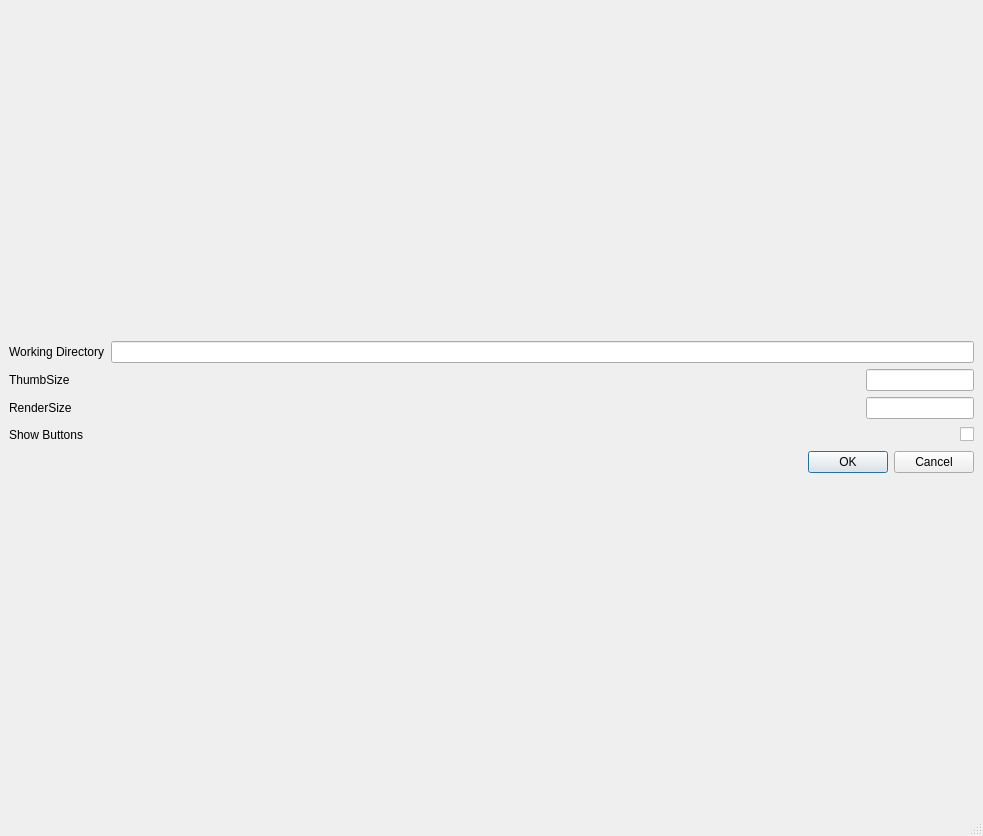
<?xml version="1.0" encoding="UTF-8"?>
<ui version="4.0">
 <class>MainWindow</class>
 <widget class="QMainWindow" name="MainWindow">
  <property name="geometry">
   <rect>
    <x>0</x>
    <y>0</y>
    <width>983</width>
    <height>836</height>
   </rect>
  </property>
  <property name="sizePolicy">
   <sizepolicy hsizetype="Preferred" vsizetype="Preferred">
    <horstretch>0</horstretch>
    <verstretch>0</verstretch>
   </sizepolicy>
  </property>
  <property name="minimumSize">
   <size>
    <width>500</width>
    <height>400</height>
   </size>
  </property>
  <property name="windowTitle">
   <string>MainWindow</string>
  </property>
  <widget class="QWidget" name="centralwidget">
   <property name="sizePolicy">
    <sizepolicy hsizetype="Expanding" vsizetype="Expanding">
     <horstretch>0</horstretch>
     <verstretch>0</verstretch>
    </sizepolicy>
   </property>
   <layout class="QVBoxLayout" name="verticalLayout">
    <item>
     <layout class="QVBoxLayout" name="verticalLayout_2">
      <item>
       <layout class="QHBoxLayout" name="horizontalLayout">
        <item>
         <widget class="QLabel" name="label">
          <property name="text">
           <string>Working Directory</string>
          </property>
         </widget>
        </item>
        <item>
         <widget class="QLineEdit" name="line_workdir">
          <property name="alignment">
           <set>Qt::AlignRight|Qt::AlignTrailing|Qt::AlignVCenter</set>
          </property>
         </widget>
        </item>
       </layout>
      </item>
      <item>
       <layout class="QHBoxLayout" name="horizontalLayout_2">
        <item>
         <widget class="QLabel" name="label_2">
          <property name="text">
           <string>ThumbSize</string>
          </property>
         </widget>
        </item>
        <item>
         <widget class="QLineEdit" name="line_thumbsize">
          <property name="sizePolicy">
           <sizepolicy hsizetype="Maximum" vsizetype="Fixed">
            <horstretch>0</horstretch>
            <verstretch>0</verstretch>
           </sizepolicy>
          </property>
          <property name="alignment">
           <set>Qt::AlignRight|Qt::AlignTrailing|Qt::AlignVCenter</set>
          </property>
         </widget>
        </item>
       </layout>
      </item>
      <item>
       <layout class="QHBoxLayout" name="horizontalLayout_4">
        <item>
         <widget class="QLabel" name="label_4">
          <property name="text">
           <string>RenderSize</string>
          </property>
         </widget>
        </item>
        <item>
         <widget class="QLineEdit" name="line_rendersize">
          <property name="sizePolicy">
           <sizepolicy hsizetype="Maximum" vsizetype="Fixed">
            <horstretch>0</horstretch>
            <verstretch>0</verstretch>
           </sizepolicy>
          </property>
          <property name="alignment">
           <set>Qt::AlignRight|Qt::AlignTrailing|Qt::AlignVCenter</set>
          </property>
         </widget>
        </item>
       </layout>
      </item>
      <item>
       <layout class="QHBoxLayout" name="horizontalLayout_3">
        <item>
         <widget class="QLabel" name="label_3">
          <property name="text">
           <string>Show Buttons</string>
          </property>
         </widget>
        </item>
        <item>
         <spacer name="horizontalSpacer">
          <property name="orientation">
           <enum>Qt::Horizontal</enum>
          </property>
          <property name="sizeHint" stdset="0">
           <size>
            <width>40</width>
            <height>20</height>
           </size>
          </property>
         </spacer>
        </item>
        <item>
         <widget class="QCheckBox" name="cb_buttons">
          <property name="statusTip">
           <string notr="true"/>
          </property>
          <property name="whatsThis">
           <string notr="true"/>
          </property>
          <property name="accessibleName">
           <string notr="true"/>
          </property>
          <property name="accessibleDescription">
           <string notr="true"/>
          </property>
          <property name="text">
           <string/>
          </property>
         </widget>
        </item>
       </layout>
      </item>
      <item>
       <widget class="QDialogButtonBox" name="buttonBox">
        <property name="standardButtons">
         <set>QDialogButtonBox::Cancel|QDialogButtonBox::Ok</set>
        </property>
       </widget>
      </item>
     </layout>
    </item>
   </layout>
  </widget>
  <widget class="QStatusBar" name="statusbar"/>
  <action name="action_HIP">
   <property name="text">
    <string>$HIP</string>
   </property>
  </action>
  <action name="action_HOME">
   <property name="text">
    <string>$HOME</string>
   </property>
  </action>
  <action name="actionCreate_Thumbs_for_Directory">
   <property name="text">
    <string>Recursively Create Thumbs for this Folder (slow)</string>
   </property>
  </action>
  <action name="actionRefresh_Current_Dir">
   <property name="text">
    <string>Recreate Thumbs for this Folder</string>
   </property>
  </action>
  <action name="actionClear_Thumb_Database">
   <property name="text">
    <string>Clear All Materials</string>
   </property>
  </action>
  <action name="action50">
   <property name="text">
    <string>50</string>
   </property>
  </action>
  <action name="actionAddFavourite">
   <property name="text">
    <string>Add Current Folder to Favourites</string>
   </property>
  </action>
  <action name="actionStartup">
   <property name="text">
    <string>Set Current Library as Default</string>
   </property>
  </action>
  <action name="actionRemFavourite">
   <property name="text">
    <string>Remove Current Folder from Favourites</string>
   </property>
  </action>
  <action name="action_updateAll">
   <property name="text">
    <string>Update All Materials</string>
   </property>
  </action>
  <action name="action_setDefault">
   <property name="text">
    <string>Set Current Library as Default</string>
   </property>
  </action>
  <action name="action_openLibrary">
   <property name="text">
    <string>Open Library</string>
   </property>
  </action>
  <action name="action_prefs">
   <property name="text">
    <string>Preferences</string>
   </property>
  </action>
 </widget>
 <resources/>
 <connections/>
</ui>
